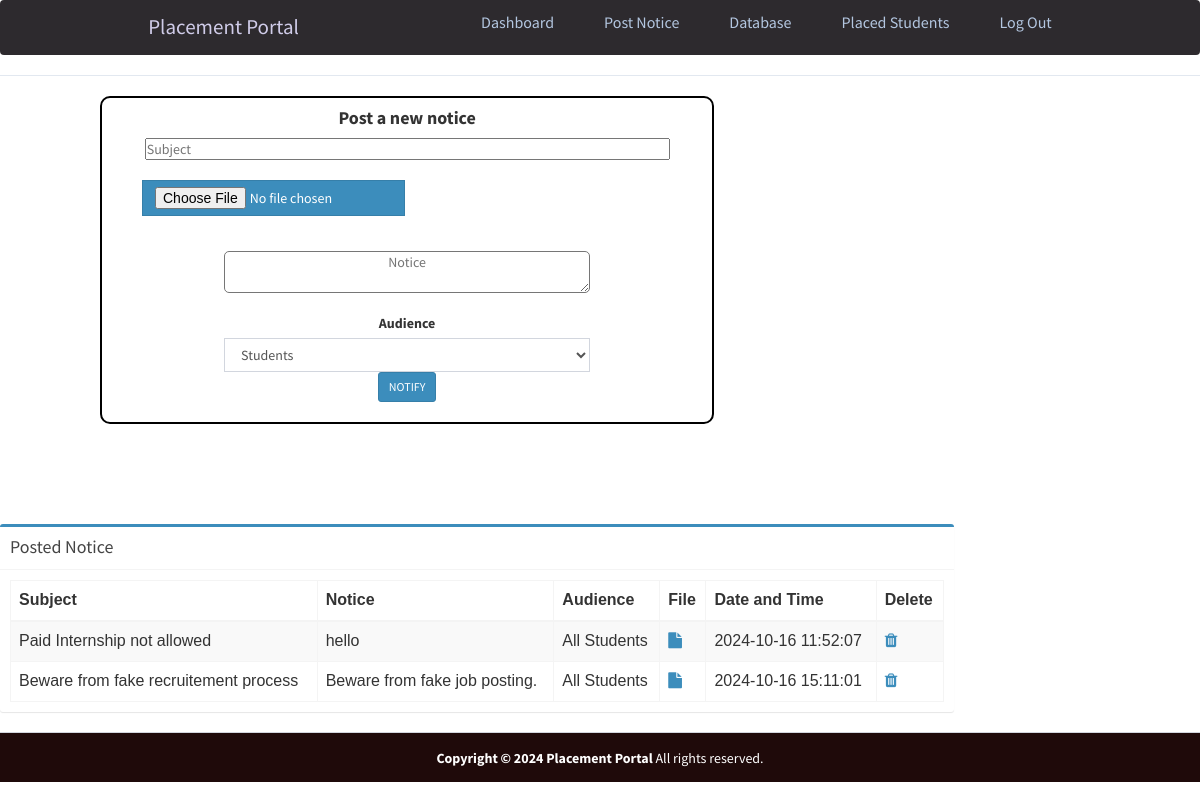
The app's page /admin/postnotice.php with its own data.
### tables this page shows
CREATE TABLE `notice` (
  `id` int(11) NOT NULL,
  `subject` varchar(250) NOT NULL,
  `notice` varchar(255) DEFAULT NULL,
  `audience` varchar(255) DEFAULT NULL,
  `date` datetime DEFAULT NULL,
  `resume` varchar(255) DEFAULT NULL,
  `hash` varchar(32) NOT NULL
);

### admin/postnotice.php (the view, shortened to what this page needs)
<?php
require_once("../db.php");
?>
<!DOCTYPE html>
<html>
<head>
    <link rel="stylesheet" href="https://cdnjs.cloudflare.com/ajax/libs/twitter-bootstrap/3.3.7/css/bootstrap.min.css">
    <link rel="stylesheet" href="https://cdnjs.cloudflare.com/ajax/libs/font-awesome/4.7.0/css/font-awesome.min.css">
    <link rel="stylesheet" href="https://cdnjs.cloudflare.com/ajax/libs/ionicons/2.0.1/css/ionicons.min.css">
    <link rel="stylesheet" href="css/AdminLTE.min.css">
    <link rel="stylesheet" href="css/_all-skins.min.css">
    <link rel="stylesheet" href="css/custom.css">
</head>
<body class="hold-transition skin-green sidebar-mini">
    <?php
    include 'header.php';
    ?>
    <div class="row">
        <div class="col-xs-6 responsive">
            <section>
               <form class="centre" action="" method="POST" enctype="multipart/form-data">
    <div>
        <h4><strong>Post a new notice</strong></h4>
    </div>
    <div>
        <input id="subject" placeholder="Subject" type="text" name="subject" required style="margin:auto; width: 86%;">
    </div>
    <div id="file" class="form-group">
        <input type="file" name="resume" class="btn btn-flat btn-primary">
    </div>
    <br>
    <div class="form-group mt-3">
        <textarea class="input" name="input" id="input" placeholder="Notice" required></textarea>
    </div>
    <div class="form-group text-center option">
        <label>Audience </label>
        <select class="form-control select2" style="width: 100%" name="audience" required>
            <option value="All Students">Students</option>
        </select>
    </div>
    <div class="text-center">
        <button class="btn btn-primary btn-sm" id="submit" name="submit" type="submit">NOTIFY</button>
    </div>
    <br>
</form>
        </div>
        <div class="col-xs-5 responsive2 ">
            <div class="box box-primary ">
                <div class="box-header with-border">
                    <h3 class="box-title">Posted Notice</h3>
                </div>
                <div class="box-body">
                    <table id="example1" class="table table-bordered table-striped">
                        <thead>
                            <tr>
                                <th>Subject</th>
                                <th>Notice</th>
                                <th>Audience</th>
                                <th>File</th>
                                <th>Date and Time</th>
                                <th>Delete</th>
                            </tr>
                        </thead>
                        <tbody>
                            <?php
                            $sql = "SELECT * FROM notice";
                            $result = $conn->query($sql);
                            if ($result->num_rows > 0) {
                                while ($row = $result->fetch_assoc()) {
                            ?>
                                    <td><?php echo $row['subject']; ?></td>
                                    <td><?php echo $row['notice']; ?></td>
                                    <td><?php echo $row['audience']; ?></td>
                                    <?php if ($row['resume'] != '') { ?>
                                        <td><a href="../uploads/resume/<?php echo $row['resume']; ?>" download="<?php echo 'Notice'; ?>"><i class="fa fa-file"></i></a></td>
                                    <?php } else { ?>
                                        <td>No Resume Uploaded</td>
                                    <?php } ?>
                                    <td><?php echo $row['date']; ?></td>
                                    <td><a id="delete" href="deletenotice.php?id=<?php echo $row['id']; ?>"><i class="fa fa-trash"></i></a></td>
                                    </tr><?php
                                        }
                                    }
                                            ?>
                        </tbody>
                    </table>
                </div>
            </div>
        </div>
    </div>
    <footer class="main-footer" style="margin:auto;margin-bottom: 0px; padding:15px;
  width: 100%;
  height: 50px; position:absolute; background-color:#1f0a0a; color:white">
        <div class="text-center">
            <strong>Copyright &copy; 2024 Placement Portal</strong> All rights
            reserved.
        </div>
    </footer>
</body>
</html>

### css/custom.css (style rules this page uses)
.box { font-size: medium; font-family: sans-serif; }

### admin/header.php (style rules this page uses)
* { margin: 0; padding: 0; box-sizing: border-box; }
html { font-size: 62.5%; font-family: 'Roboto', sans-serif; }
a { text-decoration: none; }

### admin/postnotice.php (style rules this page uses)
#file { margin-left: 40px; margin-top: 20px; }
body { background-color: white; }
.centre { margin: 20px 30px 100px 20px; text-align: center; height: 450px; width: 700px; border: 2px solid black; border-radius: 10px; display: inline-block; }
#subject { width: 86%; }
.option { width: 30%; margin: auto; }
.input { height: 200px; width: 600px; border-radius: 5px; background-color: white; text-align: center; }
@media screen and (max-width: 1447px) { .centre { height: 105%; width: 105%; margin-left: 100px; } }
@media screen and (max-width: 1447px) { .responsive2 { margin: auto; display: block; height: 80%; width: 80%; margin: auto; } }
@media screen and (max-width: 1447px) { #subject { height: 60%; width: 60%; margin: auto; } }
@media screen and (max-width: 1447px) { .option { height: 60%; width: 60%; margin: auto; } }
@media screen and (max-width: 1447px) { .input { height: 80%; width: 60%; margin: auto; } }

### records on screen
notice: subject "Paid Internship not allowed", notice "hello", audience "All Students", date "2024-10-16 11:52:07"
notice: subject "Beware from fake recruitement process", notice "Beware from fake job posting.", audience "All Students", date "2024-10-16 15:11:01"
